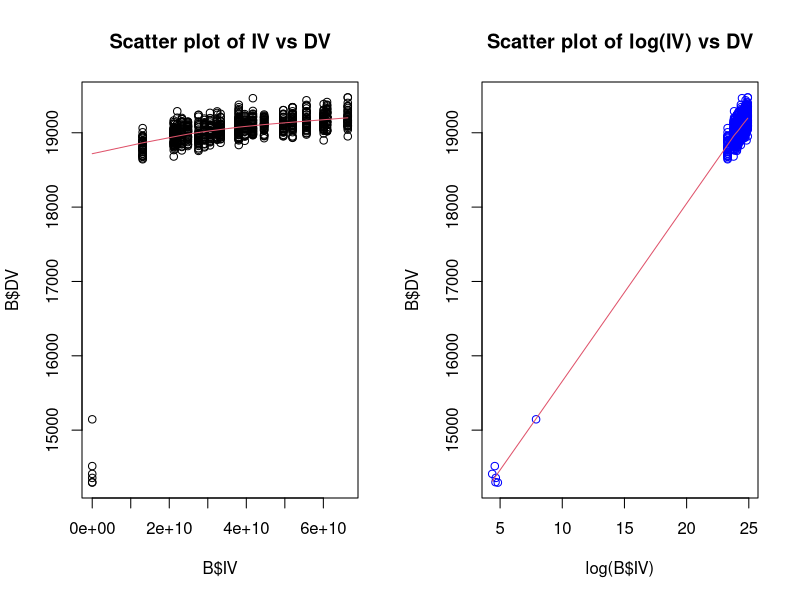

R code for this plot:
##########################################################################################
# Part A

# Read files
x = read.csv("A 1 1 .csv", header = T , na.string = "NULL")
y = read.csv("A 1 2 .csv", header = T, na.string = "NULL")
A = merge(x,y,by="Patientno")

# List wise deletion
A = na.omit(A)

# anova test
anovaA = aov(formula = A$DV ~ A$IV)

# Output results
summary(anovaA)

##########################################################################################
# Part B

# Read the file
#B = read.csv("B1refined.csv")  # read csv file 
B = read.csv("B 1 .csv")

# Plot
par(mfrow=c(1,2))

plot(B$IV, B$DV, col="black", main="Scatter plot of IV vs DV")
lines(lowess(B$IV, B$DV), col=2)

plot(log(B$IV), B$DV, col="blue", main="Scatter plot of log(IV) vs DV")
lines(lowess(log(B$IV), B$DV), col=2)

# Linear model for log and factor
fitB = lm(DV ~ (IV), data = B)
lnfitB = lm(DV ~ log(IV), data = B)
log10fitB = lm(DV ~ log10(IV), data = B)
log2fitB = lm(DV ~ log2(IV), data = B)
log1000fitB = lm(DV ~ log(IV, base = 1000), data = B)
sqrtfitB = lm(DV ~ sqrt(IV), data = B)
fitB1 = lm(DV ~ factor(IV), data = B)
fitB2 = lm(DV ~ factor(log(IV)), data = B)
fitB3 = lm(DV ~ factor(sqrt(IV)), data = B)

#anova(fitB1)
#anova(fitB1, fitB2)

#par(mfrow=c(3,1))
#plot(B$IV, fitB$residuals, main="IV vs Residual")
#plot(log(B$IV), lnfitB$residuals, main="log(IV) vs Residual")
#plot(sqrt(B$IV), sqrtfitB$residuals, main="sqrt(IV) vs Residual")

par(mfrow=c(2,2))
##########################################################################################
# Reset the plot dimension
par(mfrow=c(1,1))

lnlnfitB = lm(log(DV) ~ log(IV), data = B)
lnlnfitB2 = lm(log(DV) ~ log(IV) + log(log(IV)), data = B)
lnlnfitB3 = lm(log(DV) ~ log(IV) + log(log(IV)) + log(log(log(IV))), data = B)

lnlnfitB4 = lm(log(DV) ~ factor(log(IV) + log(log(IV) + log(log(log(IV))))), data = B)
